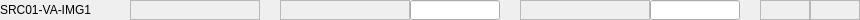
<?xml version="1.0" encoding="UTF-8"?>
<ui version="4.0">
 <class>GaugeSetpointWidget</class>
 <widget class="QWidget" name="GaugeSetpointWidget">
  <property name="geometry">
   <rect>
    <x>0</x>
    <y>0</y>
    <width>860</width>
    <height>20</height>
   </rect>
  </property>
  <property name="sizePolicy">
   <sizepolicy hsizetype="MinimumExpanding" vsizetype="Fixed">
    <horstretch>0</horstretch>
    <verstretch>0</verstretch>
   </sizepolicy>
  </property>
  <property name="minimumSize">
   <size>
    <width>860</width>
    <height>20</height>
   </size>
  </property>
  <property name="maximumSize">
   <size>
    <width>16777215</width>
    <height>20</height>
   </size>
  </property>
  <property name="windowTitle">
   <string>Form</string>
  </property>
  <layout class="QHBoxLayout" name="horizontalLayout">
   <property name="spacing">
    <number>0</number>
   </property>
   <property name="leftMargin">
    <number>0</number>
   </property>
   <property name="topMargin">
    <number>0</number>
   </property>
   <property name="rightMargin">
    <number>0</number>
   </property>
   <property name="bottomMargin">
    <number>0</number>
   </property>
   <item>
    <widget class="QLabel" name="lblTitle">
     <property name="sizePolicy">
      <sizepolicy hsizetype="MinimumExpanding" vsizetype="Fixed">
       <horstretch>0</horstretch>
       <verstretch>0</verstretch>
      </sizepolicy>
     </property>
     <property name="minimumSize">
      <size>
       <width>130</width>
       <height>20</height>
      </size>
     </property>
     <property name="maximumSize">
      <size>
       <width>16777215</width>
       <height>20</height>
      </size>
     </property>
     <property name="text">
      <string>SRC01-VA-IMG1</string>
     </property>
    </widget>
   </item>
   <item>
    <widget class="QELabel" name="lblGauge">
     <property name="sizePolicy">
      <sizepolicy hsizetype="Fixed" vsizetype="Fixed">
       <horstretch>0</horstretch>
       <verstretch>0</verstretch>
      </sizepolicy>
     </property>
     <property name="minimumSize">
      <size>
       <width>130</width>
       <height>20</height>
      </size>
     </property>
     <property name="maximumSize">
      <size>
       <width>130</width>
       <height>20</height>
      </size>
     </property>
     <property name="frameShape">
      <enum>QFrame::StyledPanel</enum>
     </property>
     <property name="variable" stdset="0">
      <string>$(prefix):getPressure</string>
     </property>
     <property name="variableSubstitutions" stdset="0">
      <string>prefix=SRC01-VA-IMG1</string>
     </property>
     <property name="notation" stdset="0">
      <enum>QE::Scientific</enum>
     </property>
    </widget>
   </item>
   <item>
    <spacer name="horizontalSpacer">
     <property name="orientation">
      <enum>Qt::Horizontal</enum>
     </property>
     <property name="sizeType">
      <enum>QSizePolicy::MinimumExpanding</enum>
     </property>
     <property name="sizeHint" stdset="0">
      <size>
       <width>17</width>
       <height>17</height>
      </size>
     </property>
    </spacer>
   </item>
   <item>
    <widget class="QELabel" name="lblSetpointON">
     <property name="sizePolicy">
      <sizepolicy hsizetype="Fixed" vsizetype="Fixed">
       <horstretch>0</horstretch>
       <verstretch>0</verstretch>
      </sizepolicy>
     </property>
     <property name="minimumSize">
      <size>
       <width>130</width>
       <height>20</height>
      </size>
     </property>
     <property name="maximumSize">
      <size>
       <width>130</width>
       <height>20</height>
      </size>
     </property>
     <property name="frameShape">
      <enum>QFrame::StyledPanel</enum>
     </property>
     <property name="variable" stdset="0">
      <string>SR-VA-GC$(gc):getOnSetpoint$(sp)</string>
     </property>
     <property name="variableSubstitutions" stdset="0">
      <string>gc=1,sp=1</string>
     </property>
     <property name="notation" stdset="0">
      <enum>QE::Scientific</enum>
     </property>
    </widget>
   </item>
   <item>
    <widget class="QELineEdit" name="txtSetpointON">
     <property name="sizePolicy">
      <sizepolicy hsizetype="Fixed" vsizetype="Fixed">
       <horstretch>0</horstretch>
       <verstretch>0</verstretch>
      </sizepolicy>
     </property>
     <property name="minimumSize">
      <size>
       <width>90</width>
       <height>20</height>
      </size>
     </property>
     <property name="maximumSize">
      <size>
       <width>90</width>
       <height>20</height>
      </size>
     </property>
     <property name="variable" stdset="0">
      <string>SR-VA-GC$(gc):setOnSetpoint$(sp)</string>
     </property>
     <property name="variableSubstitutions" stdset="0">
      <string>gc=1,sp=1</string>
     </property>
     <property name="displayAlarmStateOption" stdset="0">
      <enum>QE::Never</enum>
     </property>
     <property name="notation" stdset="0">
      <enum>QE::Scientific</enum>
     </property>
    </widget>
   </item>
   <item>
    <spacer name="horizontalSpacer_2">
     <property name="orientation">
      <enum>Qt::Horizontal</enum>
     </property>
     <property name="sizeType">
      <enum>QSizePolicy::MinimumExpanding</enum>
     </property>
     <property name="sizeHint" stdset="0">
      <size>
       <width>17</width>
       <height>17</height>
      </size>
     </property>
    </spacer>
   </item>
   <item>
    <widget class="QELabel" name="lblSetpointOFF">
     <property name="sizePolicy">
      <sizepolicy hsizetype="Fixed" vsizetype="Fixed">
       <horstretch>0</horstretch>
       <verstretch>0</verstretch>
      </sizepolicy>
     </property>
     <property name="minimumSize">
      <size>
       <width>130</width>
       <height>20</height>
      </size>
     </property>
     <property name="maximumSize">
      <size>
       <width>130</width>
       <height>20</height>
      </size>
     </property>
     <property name="frameShape">
      <enum>QFrame::StyledPanel</enum>
     </property>
     <property name="variable" stdset="0">
      <string>SR-VA-GC$(gc):getOffSetpoint$(sp)</string>
     </property>
     <property name="variableSubstitutions" stdset="0">
      <string>gc=1,sp=1</string>
     </property>
     <property name="notation" stdset="0">
      <enum>QE::Scientific</enum>
     </property>
    </widget>
   </item>
   <item>
    <widget class="QELineEdit" name="txtSetpointOFF">
     <property name="sizePolicy">
      <sizepolicy hsizetype="Fixed" vsizetype="Fixed">
       <horstretch>0</horstretch>
       <verstretch>0</verstretch>
      </sizepolicy>
     </property>
     <property name="minimumSize">
      <size>
       <width>90</width>
       <height>20</height>
      </size>
     </property>
     <property name="maximumSize">
      <size>
       <width>90</width>
       <height>20</height>
      </size>
     </property>
     <property name="variable" stdset="0">
      <string>SR-VA-GC$(gc):setOffSetpoint$(sp)</string>
     </property>
     <property name="variableSubstitutions" stdset="0">
      <string>gc=1,sp=1</string>
     </property>
     <property name="displayAlarmStateOption" stdset="0">
      <enum>QE::Never</enum>
     </property>
     <property name="notation" stdset="0">
      <enum>QE::Scientific</enum>
     </property>
    </widget>
   </item>
   <item>
    <spacer name="horizontalSpacer_3">
     <property name="orientation">
      <enum>Qt::Horizontal</enum>
     </property>
     <property name="sizeType">
      <enum>QSizePolicy::MinimumExpanding</enum>
     </property>
     <property name="sizeHint" stdset="0">
      <size>
       <width>17</width>
       <height>17</height>
      </size>
     </property>
    </spacer>
   </item>
   <item>
    <widget class="QELabel" name="lblRelay1State">
     <property name="sizePolicy">
      <sizepolicy hsizetype="Fixed" vsizetype="Fixed">
       <horstretch>0</horstretch>
       <verstretch>0</verstretch>
      </sizepolicy>
     </property>
     <property name="minimumSize">
      <size>
       <width>50</width>
       <height>20</height>
      </size>
     </property>
     <property name="maximumSize">
      <size>
       <width>50</width>
       <height>20</height>
      </size>
     </property>
     <property name="frameShape">
      <enum>QFrame::StyledPanel</enum>
     </property>
     <property name="variable" stdset="0">
      <string>SR-VA-GC$(gc):getChannel$(sp)Relay1State</string>
     </property>
     <property name="variableSubstitutions" stdset="0">
      <string>gc=1,sp=1</string>
     </property>
    </widget>
   </item>
   <item>
    <widget class="QELabel" name="lblRelay2State">
     <property name="sizePolicy">
      <sizepolicy hsizetype="Fixed" vsizetype="Fixed">
       <horstretch>0</horstretch>
       <verstretch>0</verstretch>
      </sizepolicy>
     </property>
     <property name="minimumSize">
      <size>
       <width>50</width>
       <height>20</height>
      </size>
     </property>
     <property name="maximumSize">
      <size>
       <width>50</width>
       <height>20</height>
      </size>
     </property>
     <property name="frameShape">
      <enum>QFrame::StyledPanel</enum>
     </property>
     <property name="variable" stdset="0">
      <string>SR-VA-GC$(gc):getChannel$(sp)Relay1State</string>
     </property>
     <property name="variableSubstitutions" stdset="0">
      <string>gc=1,sp=1</string>
     </property>
    </widget>
   </item>
  </layout>
 </widget>
 <customwidgets>
  <customwidget>
   <class>QELabel</class>
   <extends>QLabel</extends>
   <header>QELabel.h</header>
  </customwidget>
  <customwidget>
   <class>QELineEdit</class>
   <extends>QLineEdit</extends>
   <header>QELineEdit.h</header>
  </customwidget>
 </customwidgets>
 <resources/>
 <connections/>
</ui>
